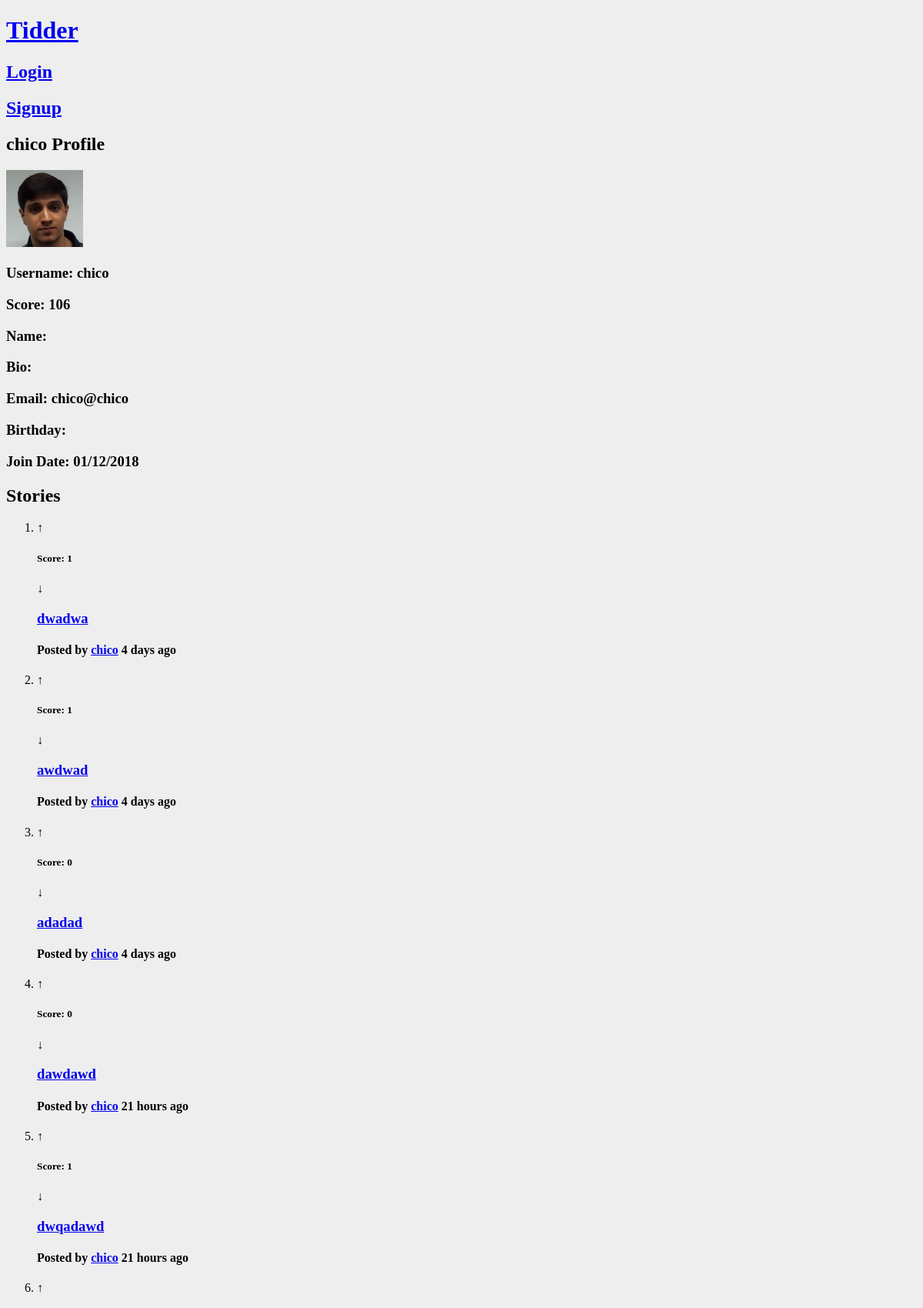
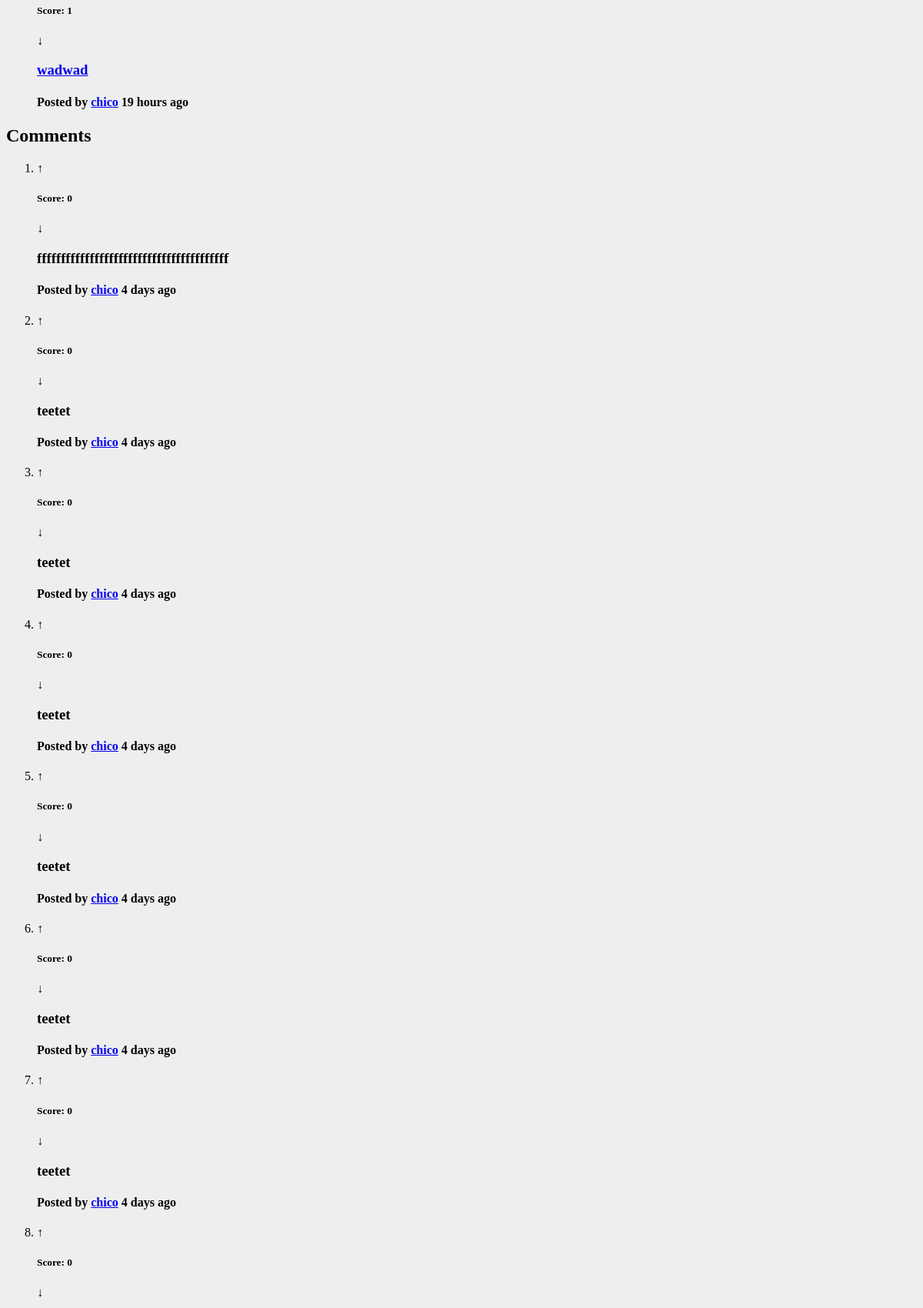
The app's page /pages/profile.php?username=chico (upper part) with its own data (2 pictures, top to bottom).
### tables this page shows
CREATE TABLE user (
    user_id INTEGER NOT NULL PRIMARY KEY AUTOINCREMENT,
    username VARCHAR NOT NULL UNIQUE,
    email VARCHAR NOT NULL UNIQUE,
    password VARCHAR NOT NULL,
    realname VARCHAR,
    birthday DATE,
    join_date DATE NOT NULL,
	bio VARCHAR
);

CREATE TABLE opinion (
    opinion_id INTEGER NOT NULL PRIMARY KEY AUTOINCREMENT,
	parent_id INTEGER REFERENCES opinion(opinion_id),
    opinion_title VARCHAR,
    opinion_text VARCHAR NOT NULL,
	posted DATETIME NOT NULL,
    user_id INTEGER NOT NULL REFERENCES user
);

### database/db_user.php (called while the page is built, shortened)
<?php
	function getUserInfo(&$user_id, $username, &$realname, &$email, &$birthday, &$join_date, &$bio) {
		$db = Database::instance()->db();
		$stmt = $db->prepare('SELECT * FROM user WHERE username = ?');
		$stmt->execute(array($username));
		$user = $stmt->fetch();
		$email = $user['email'];
		$join_date = $user['join_date'];
	}
?>

### database/db_story.php (called while the page is built, shortened)
<?php
	function getStories($user_id){
		$db = Database::instance()->db();
		$stmt = $db->prepare('SELECT * FROM opinion WHERE user_id = ? AND parent_id IS NULL');
		$stmt->execute(array($user_id));
		return $stmt->fetchAll();
	}
	function getComments($user_id){
		$db = Database::instance()->db();
		$stmt = $db->prepare('SELECT * FROM opinion WHERE user_id = ? AND parent_id NOT NULL');
		$stmt->execute(array($user_id));
		return $stmt->fetchAll();
	}
?>

### database/db_vote.php (called while the page is built, shortened)
<?php
	function getScore($opinion_id){
		$db = Database::instance()->db();
		$stmt = $db->prepare('SELECT count(*) AS score FROM vote WHERE opinion_id = ? AND value = 1');
		$stmt->execute(array($opinion_id));
		$upvotes = $stmt->fetch()['score'];
		$stmt = $db->prepare('SELECT count(*) AS score FROM vote WHERE opinion_id = ? AND value = -1');
		$stmt->execute(array($opinion_id));
		$downvotes = $stmt->fetch()['score'];
		return $upvotes - $downvotes;
	}
?>

### includes/date.php (called while the page is built, shortened)
<?php
	function formatDate($date){
		if($date == '')
			return '';
		else {
			$time = strtotime($date);
			return date("d/m/Y",$time);
		}
	}
	function deltaTime($now, $date){
		$time = strtotime($date);
		$delta = $now - $time;
		if(!floor($delta/86400)){
			$time_word = (floor($delta/3600) == 1 ? ' hour ' : ' hours ');
			return floor($delta/3600).$time_word.'ago';
		}
		if(!floor($delta/2592000)){
			$time_word = (floor($delta/86400) == 1 ? ' day ' : ' days ');
			return floor($delta/86400).$time_word.'ago';
		}
		$time_word = (floor($delta/31104000) == 1 ? ' year ' : ' years ');
		return floor($delta/31104000).$time_word.'ago';
	}
?>

### templates/tpl_comments.php (the view, shortened to what this page needs)
<?php
	function draw_comments($comments, $not_profile){
		global $story_id?>
        <section id="comments" data-id="<?=$story_id?>">
		<header>
			<h2>Comments</h2>
		</header>
		?><ol><?php
		    foreach($comments as $comment)
				draw_comment($comment, $not_profile);
		?>
	    </ol>
		</section>
        <?php } ?>
    <?php function draw_comment($comment, $not_profile) {
		global $now;?>
		<li>
        <article class="comment" data-id="<?=$comment['opinion_id']?>">
			<div class="upvote" role="button" data-value="<?=$comment['vote']?>">&#8593;</div>
			<h5>Score: <?=$comment['score']?></h5>
			<div class="downvote" role="button" data-value="<?=$comment['vote']?>">&#8595;</div>
			<h3><?=$comment['opinion_text']?></a></h3>
			<h4>Posted by <a href="<?='profile.php?username='.urlencode($comment['username'])?>"><?=$comment['username']?></a> <?=deltaTime($now, $comment['posted'])?></h4>
		</article>
		</li>
    <?php } ?>

### pages/profile.php (shortened to what this page needs)
<?php
	include_once('../includes/date.php');
	include_once('../database/db_user.php');
	include_once('../database/db_story.php');
	include_once('../database/db_vote.php');
	include_once('../templates/tpl_common.php');
	include_once('../templates/tpl_stories.php');
	include_once('../templates/tpl_comments.php');
	$username = urldecode($_GET['username']);
	getUserInfo($user_id, $username, $realname, $email, $birthday, $join_date, $bio);
	$stories = getStories($user_id);
	$comments = getComments($user_id);
	$now = time();
	$score = 0;
	for($i = 0; $i < count($stories); $i++){
		$stories[$i]['username'] = $username;
		$stories[$i]['score'] = getScore($stories[$i]['opinion_id']);
		$score += $stories[$i]['score'];
	}
	for($i = 0; $i < count($comments); $i++){
		$comments[$i]['username'] = $username;
		$comments[$i]['score'] = getScore($comments[$i]['opinion_id']);
		$score += $comments[$i]['score'];
	}
	$formatted_birthday = formatDate($birthday);
	$formatted_join_date = formatDate($join_date);
	$path = "../pictures/".$user_id.".jpeg";
	$alt = $user_id." Profile Pic";
	if(!file_exists($path))
		$path = "../pictures/".$user_id.".jpg";
	if(!file_exists($path))
		$path = "../pictures/".$user_id.".png";
?>
	<h2><?=$username?> Profile</h2>
	<h3><img src=<?=$path?> alt=<?=$alt?> width="100" height="100"></h3>
	<h3>Username: <?=$username?></h3>
	<h3>Score: <?=$score?></h3>
	<h3>Name: <?=$realname?></h3>
	<h3>Bio: <?=$bio?></h3>
	<h3>Email: <?=$email?></h3>
	<h3>Birthday: <?=$formatted_birthday?></h3>
	<h3>Join Date: <?=$formatted_join_date?></h3>
<section id="stories">
	<?php
	draw_stories($stories, false);
?>
</section>
<section id="comments">
	<?php
	draw_comments($comments,false);
?>
</section>

### templates/tpl_stories.php (shortened to what this page needs)
<?php function draw_stories($stories, $not_profile){ ?>
        <section id="stories">
		<header>
			<h2>Stories</h2>
		</header>
		<ol>
        <?php
            foreach($stories as $story)
				draw_story($story);
		?>
		<?php
		} ?>
    <?php function draw_story($story) {
		global $now;?>
		<li>
        <article class="story" data-id="<?=$story['opinion_id']?>">
				<div class="upvote" role="button" data-value="<?=$story['vote']?>">&#8593;</div>
				<h5>Score: <?=$story['score']?></h5>
				<div class="downvote" role="button" data-value="<?=$story['vote']?>">&#8595;</div>
				<h3><a href="story.php?story_id=<?=$story['opinion_id']?>"><?=$story['opinion_title']?></a></h3>
				<h4>Posted by <a href="<?='profile.php?username='.urlencode($story['username'])?>"><?=$story['username']?></a> <?=deltaTime($now, $story['posted'])?></h4>
		</article>
		</li>
    <?php } ?>

### css/style.css (style rules this page uses)
body { background-color: #eee; }

### records on screen
user: email "chico@chico", join_date "01/12/2018"
opinion: user "1", opinion_title "dwadwa", username "chico", posted "4 days ago"
opinion: user "1", opinion_title "awdwad", username "chico", posted "4 days ago"
opinion: score "0", opinion_title "adadad", username "chico", posted "4 days ago"
opinion: score "0", opinion_title "dawdawd", username "chico", posted "21 hours ago"
opinion: user "1", opinion_title "dwqadawd", username "chico", posted "21 hours ago"
opinion: user "1", opinion_title "wadwad", username "chico", posted "19 hours ago"
opinion: score "0", opinion_text "ffffffffffffffffffffffffffffffffffffffff", username "chico", posted "4 days ago"
opinion: score "0", opinion_text "teetet", username "chico", posted "4 days ago"
opinion: score "0", opinion_text "teetet", username "chico", posted "4 days ago"
opinion: score "0", opinion_text "teetet", username "chico", posted "4 days ago"
opinion: score "0", opinion_text "teetet", username "chico", posted "4 days ago"
opinion: score "0", opinion_text "teetet", username "chico", posted "4 days ago"
opinion: score "0", opinion_text "teetet", username "chico", posted "4 days ago"
opinion: score "0"

### other values on screen
$username "chico"
$score "106"
